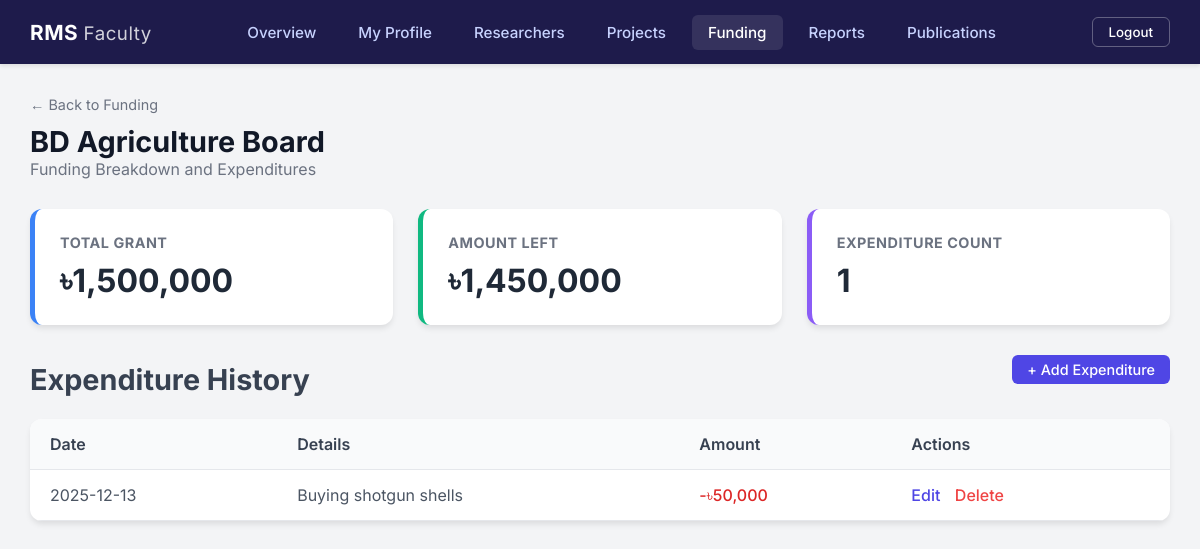
/modules/funding/view.php?id=f100 (signed in), run on the app's committed database.
### tables this page shows
CREATE TABLE `funding` (
  `funding_id` varchar(36) NOT NULL,
  `agency_name` varchar(200) NOT NULL,
  `total_grant` decimal(12,2) NOT NULL CHECK (`total_grant` >= 0)
);

CREATE TABLE `expenditures` (
  `funding_id` varchar(36) NOT NULL,
  `expenditure_id` int(11) NOT NULL,
  `amount` decimal(12,2) NOT NULL CHECK (`amount` >= 0),
  `expenditure_date` date NOT NULL,
  `details` text DEFAULT NULL
);

### modules/funding/view.php (the view, shortened to what this page needs)
<?php
require_once __DIR__ . '/../../config/db_connect.php';
$id = $_GET['id'] ?? null;
$stmt = $conn->prepare("SELECT * FROM funding_with_amount_left WHERE funding_id = ?");
$stmt->bind_param("s", $id);
$stmt->execute();
$funding = $stmt->get_result()->fetch_assoc();
$stmt_exp = $conn->prepare("SELECT * FROM expenditures WHERE funding_id = ? ORDER BY expenditure_date DESC");
$stmt_exp->bind_param("s", $id);
$stmt_exp->execute();
$result_exp = $stmt_exp->get_result();
?>
<!DOCTYPE html>
<html lang="en">
<head>
    <link rel="stylesheet" href="/research_management/public/css/style.css?v=<?php echo time(); ?>">
</head>
<body>
    <div class="dashboard-container">
        <?php include __DIR__ . '/../../public/includes/topbar.php'; ?>
        <main class="main-content">
            <div class="page-header">
                <div>
                    <a href="list.php" style="color: #6b7280; text-decoration: none; font-size: 0.9rem;">&larr; Back to
                        Funding</a>
                    <h1 style="margin-top: 10px;"><?php echo htmlspecialchars($funding['agency_name']); ?></h1>
                    <p>Funding Breakdown and Expenditures</p>
                </div>
            </div>
            <div class="stats-grid"
                style="grid-template-columns: repeat(auto-fit, minmax(200px, 1fr)); margin-bottom: 30px;">
                <div class="stat-card blue">
                    <h3>Total Grant</h3>
                    <div class="value">৳<?php echo number_format($funding['total_grant']); ?></div>
                </div>
                <div class="stat-card green">
                    <h3>Amount Left</h3>
                    <div class="value">৳<?php echo number_format($funding['amount_left']); ?></div>
                </div>
                <div class="stat-card purple">
                    <h3>Expenditure Count</h3>
                    <div class="value"><?php echo $result_exp->num_rows; ?></div>
                </div>
            </div>
            <div class="section-title"
                style="display: flex; justify-content: space-between; align-items: center; margin-bottom: 15px;">
                <h2 style="margin: 0;">Expenditure History</h2>
                <a href="expenditure_add.php?funding_id=<?php echo $id; ?>" class="btn-primary"
                    style="background: #4f46e5; color: white; padding: 6px 15px; border-radius: 6px; text-decoration: none; font-size: 0.9rem;">+
                    Add Expenditure</a>
            </div>
            <div class="table-container">
                <table class="modern-table">
                    <thead>
                        <tr>
                            <th>Date</th>
                            <th>Details</th>
                            <th>Amount</th>
                            <th>Actions</th>
                        </tr>
                    </thead>
                    <tbody>
                        <?php if ($result_exp->num_rows > 0): ?>
                            <?php while ($row = $result_exp->fetch_assoc()): ?>
                                <tr>
                                    <td>
                                        <?php
                                        $date = $row['expenditure_date'] ?? $row['date'] ?? 'N/A';
                                        echo htmlspecialchars($date);
                                        ?>
                                    </td>
                                    <td>
                                        <?php
                                        $details = $row['details'] ?? $row['expenditure_detail'] ?? 'N/A';
                                        echo htmlspecialchars($details);
                                        ?>
                                    </td>
                                    <td>
                                        <span style="color: #dc2626; font-weight: 500;">
                                            -৳<?php echo number_format($row['amount']); ?>
                                        </span>
                                    </td>
                                    <td>
                                        <a href="expenditure_edit.php?id=<?php echo $row['expenditure_id']; ?>"
                                            style="color: #4f46e5; text-decoration: none; margin-right: 10px;">Edit</a>
                                        <a href="expenditure_delete.php?id=<?php echo $row['expenditure_id']; ?>"
                                            style="color: #ef4444; text-decoration: none;"
                                            onclick="return confirm('Delete this expenditure?');">Delete</a>
                                    </td>
                                </tr>
                            <?php endwhile; ?>
                        <?php endif; ?>
                    </tbody>
                </table>
            </div>
        </main>
    </div>
</body>
</html>

### public/css/style.css (style rules this page uses)
* { margin: 0; padding: 0; box-sizing: border-box; font-family: 'Inter', sans-serif; }
body { background-color: #f3f4f6; min-height: 100vh; }
.dashboard-container { display: flex; flex-direction: column; min-height: 100vh; }
.main-content { flex: 1; padding: 30px; max-width: 1200px; margin: 0 auto; width: 100%; }
.page-header { margin-bottom: 30px; }
.page-header h1 { font-size: 1.8rem; color: #111827; }
.page-header p { color: #6b7280; }
.stats-grid { display: grid; grid-template-columns: repeat(auto-fit, minmax(240px, 1fr)); gap: 25px; margin-bottom: 40px; }
.stat-card { background: white; padding: 25px; border-radius: 12px; box-shadow: 0 4px 6px -1px rgba(0, 0, 0, 0.1); border-left: 5px solid #4f46e5; }
.stat-card h3 { font-size: 0.9rem; color: #6b7280; text-transform: uppercase; letter-spacing: 0.5px; margin-bottom: 10px; }
.stat-card .value { font-size: 2rem; font-weight: 700; color: #1f2937; }
.stat-card.green { border-left-color: #10b981; }
.stat-card.blue { border-left-color: #3b82f6; }
.stat-card.purple { border-left-color: #8b5cf6; }
.section-title { font-size: 1.2rem; font-weight: 600; margin-bottom: 20px; color: #374151; }
.table-container { background: white; border-radius: 12px; box-shadow: 0 4px 6px -1px rgba(0, 0, 0, 0.1); overflow: hidden; margin-bottom: 30px; }
.modern-table { width: 100%; border-collapse: collapse; text-align: left; }
.modern-table th { background: #f9fafb; padding: 15px 20px; font-weight: 600; color: #374151; border-bottom: 1px solid #e5e7eb; }
.modern-table td { padding: 15px 20px; border-bottom: 1px solid #e5e7eb; color: #4b5563; }
.modern-table td a { color: #4f46e5; text-decoration: none; font-weight: 500; margin-right: 10px; }
.btn-primary { display: inline-block; background: #4f46e5; color: white; padding: 10px 20px; border-radius: 6px; text-decoration: none; font-weight: 500; margin-bottom: 20px; transition: background 0.2s; }

### data on the page
funding: agency_name "BD Agriculture Board", total_grant "1,500,000"
expenditures: expenditure_date "2025-12-13", details "Buying shotgun shells", amount "50,000"

### other printed values
$user_type "Faculty"
$funding['amount_left'] "1,450,000"
$result_exp->num_rows "1"
